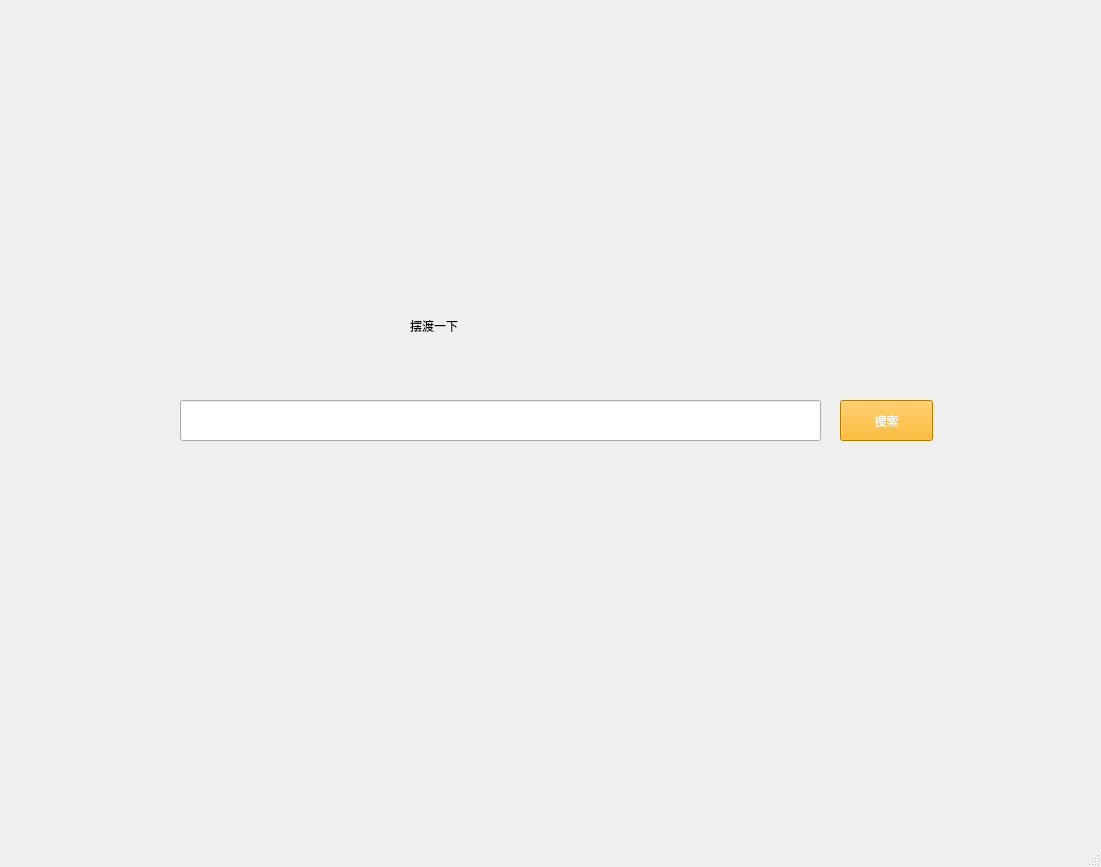
<?xml version="1.0" encoding="UTF-8"?>
<ui version="4.0">
 <class>MainWindow</class>
 <widget class="QMainWindow" name="MainWindow">
  <property name="geometry">
   <rect>
    <x>0</x>
    <y>0</y>
    <width>1101</width>
    <height>867</height>
   </rect>
  </property>
  <property name="windowTitle">
   <string>MainWindow</string>
  </property>
  <widget class="QWidget" name="centralwidget">
   <widget class="QPushButton" name="btn_search">
    <property name="geometry">
     <rect>
      <x>840</x>
      <y>400</y>
      <width>93</width>
      <height>41</height>
     </rect>
    </property>
    <property name="styleSheet">
     <string notr="true">background-color: rgb(255, 170, 0);
color: rgb(255, 255, 255);
font: 12pt &quot;黑体&quot;;</string>
    </property>
    <property name="text">
     <string>搜索</string>
    </property>
   </widget>
   <widget class="QLabel" name="label_title">
    <property name="geometry">
     <rect>
      <x>410</x>
      <y>290</y>
      <width>281</width>
      <height>71</height>
     </rect>
    </property>
    <property name="styleSheet">
     <string notr="true">color: rgb(0, 0, 0);
font: 40pt &quot;黑体&quot;;</string>
    </property>
    <property name="text">
     <string>摆渡一下</string>
    </property>
   </widget>
   <widget class="QLineEdit" name="text_edit">
    <property name="geometry">
     <rect>
      <x>180</x>
      <y>400</y>
      <width>641</width>
      <height>41</height>
     </rect>
    </property>
   </widget>
  </widget>
  <widget class="QStatusBar" name="statusbar"/>
 </widget>
 <resources/>
 <connections/>
</ui>
